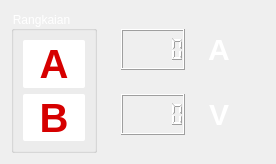
              <widget class="QFrame" name="Monitor">
               <property name="styleSheet">
                <string notr="true"/>
               </property>
               <property name="frameShape">
                <enum>QFrame::NoFrame</enum>
               </property>
               <property name="frameShadow">
                <enum>QFrame::Raised</enum>
               </property>
               <layout class="QHBoxLayout" name="horizontalLayout_6">
                <item>
                 <widget class="QGroupBox" name="groupBox_2">
                  <property name="styleSheet">
                   <string notr="true">color: rgb(255, 255, 255);
font-family: &quot;SF Pro Display&quot;; </string>
                  </property>
                  <property name="title">
                   <string>Rangkaian</string>
                  </property>
                  <layout class="QVBoxLayout" name="verticalLayout_8">
                   <item>
                    <widget class="QPushButton" name="RangkaianA">
                     <property name="sizePolicy">
                      <sizepolicy hsizetype="Minimum" vsizetype="Preferred">
                       <horstretch>0</horstretch>
                       <verstretch>0</verstretch>
                      </sizepolicy>
                     </property>
                     <property name="cursor">
                      <cursorShape>PointingHandCursor</cursorShape>
                     </property>
                     <property name="styleSheet">
                      <string notr="true">QPushButton {
 		background-color: rgb(255, 255, 255, 255);
		border-color: rgb(255, 255, 255);
		border-radius : 2px;
		color: rgb(214, 0, 0);
		font-size: 40px;
		padding:0px;
		font-family: &quot;SF Pro Display&quot;; 
			font-weight: bold; 
    		font-style: normal;

}

/* Saat mouse hover */
QPushButton:hover {
    background-color: rgb(255, 255, 255, 225);
}</string>
                     </property>
                     <property name="text">
                      <string>A</string>
                     </property>
                    </widget>
                   </item>
                   <item>
                    <widget class="QPushButton" name="RangkaianB">
                     <property name="sizePolicy">
                      <sizepolicy hsizetype="Minimum" vsizetype="Preferred">
                       <horstretch>0</horstretch>
                       <verstretch>0</verstretch>
                      </sizepolicy>
                     </property>
                     <property name="cursor">
                      <cursorShape>PointingHandCursor</cursorShape>
                     </property>
                     <property name="styleSheet">
                      <string notr="true">QPushButton {
 		background-color: rgb(255, 255, 255, 255);
		border-color: rgb(255, 255, 255);
		border-radius : 2px;
		color: rgb(214, 0, 0);
		font-size: 40px;
		padding:0px;
		font-family: &quot;SF Pro Display&quot;; 
			font-weight: bold; 
    		font-style: normal;

}

/* Saat mouse hover */
QPushButton:hover {
    background-color: rgb(255, 255, 255, 225);
}</string>
                     </property>
                     <property name="text">
                      <string>B</string>
                     </property>
                    </widget>
                   </item>
                  </layout>
                 </widget>
                </item>
                <item>
                 <widget class="QFrame" name="Meter">
                  <property name="frameShape">
                   <enum>QFrame::NoFrame</enum>
                  </property>
                  <property name="frameShadow">
                   <enum>QFrame::Raised</enum>
                  </property>
                  <layout class="QVBoxLayout" name="verticalLayout_5">
                   <item>
                    <widget class="QFrame" name="Ampmeter">
                     <property name="frameShape">
                      <enum>QFrame::NoFrame</enum>
                     </property>
                     <property name="frameShadow">
                      <enum>QFrame::Raised</enum>
                     </property>
                     <layout class="QHBoxLayout" name="horizontalLayout_8">
                      <item>
                       <widget class="QLCDNumber" name="NoAmpmeter">
                        <property name="styleSheet">
                         <string notr="true">color: rgb(255, 255, 255);</string>
                        </property>
                       </widget>
                      </item>
                      <item>
                       <widget class="QLabel" name="label_2">
                        <property name="sizePolicy">
                         <sizepolicy hsizetype="Fixed" vsizetype="Preferred">
                          <horstretch>0</horstretch>
                          <verstretch>0</verstretch>
                         </sizepolicy>
                        </property>
                        <property name="minimumSize">
                         <size>
                          <width>56</width>
                          <height>0</height>
                         </size>
                        </property>
                        <property name="styleSheet">
                         <string notr="true">border-radius : 2px;
color: rgb(255, 255, 255);
font-size: 30px;
padding:3px;
font-family: &quot;SF Pro Display&quot;; 
		font-weight: bold; 
    	font-style: normal;</string>
                        </property>
                        <property name="text">
                         <string>A</string>
                        </property>
                        <property name="alignment">
                         <set>Qt::AlignCenter</set>
                        </property>
                       </widget>
                      </item>
                     </layout>
                    </widget>
                   </item>
                   <item>
                    <widget class="QFrame" name="Voltmeter">
                     <property name="frameShape">
                      <enum>QFrame::NoFrame</enum>
                     </property>
                     <property name="frameShadow">
                      <enum>QFrame::Raised</enum>
                     </property>
                     <layout class="QHBoxLayout" name="horizontalLayout_7">
                      <item>
                       <widget class="QLCDNumber" name="NoVoltmeter">
                        <property name="styleSheet">
                         <string notr="true">color: rgb(255, 255, 255);</string>
                        </property>
                       </widget>
                      </item>
                      <item>
                       <widget class="QLabel" name="label">
                        <property name="sizePolicy">
                         <sizepolicy hsizetype="Fixed" vsizetype="Preferred">
                          <horstretch>0</horstretch>
                          <verstretch>0</verstretch>
                         </sizepolicy>
                        </property>
                        <property name="minimumSize">
                         <size>
                          <width>56</width>
                          <height>0</height>
                         </size>
                        </property>
                        <property name="styleSheet">
                         <string notr="true">border-radius : 2px;
color: rgb(255, 255, 255);
font-size: 30px;
padding:3px;
font-family: &quot;SF Pro Display&quot;; 
		font-weight: bold; 
    	font-style: normal;</string>
                        </property>
                        <property name="text">
                         <string>V</string>
                        </property>
                        <property name="alignment">
                         <set>Qt::AlignCenter</set>
                        </property>
                       </widget>
                      </item>
                     </layout>
                    </widget>
                   </item>
                  </layout>
                 </widget>
                </item>
               </layout>
              </widget>
